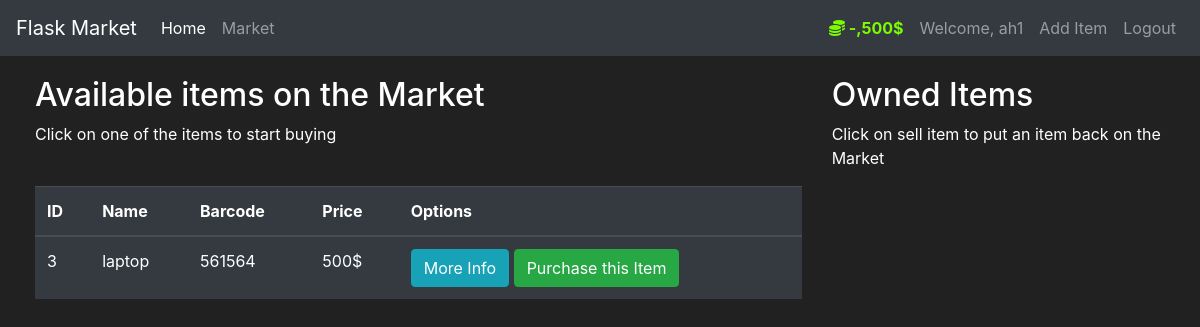
/market (signed in), run on an earlier commit of the app's database.
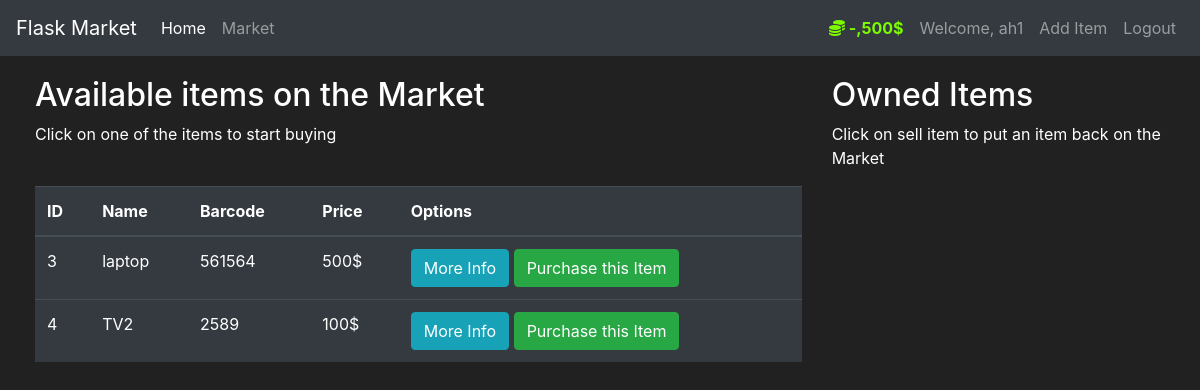
And on a later commit of the database.
### market/models.py (models this page shows, shortened)
class User(db.Model, UserMixin):
    id = db.Column(db.Integer(), primary_key=True)
    username = db.Column(db.String(length=30), nullable=False,unique=True)
    email_address = db.Column(db.String(length=50), nullable=False,unique=True)
    password_hash = db.Column(db.String(length=60),  nullable=False)
    budget =  db.Column(db.Integer(), nullable=False, default=1000)
    items = db.relationship('Item', backref='owned_user', lazy=True) ###### understand #### ##relationship###
    @property
    def prettier_budget(self):
        if len(str(self.budget)) >= 4:
            return f'{str(self.budget)[:-3]},{str(self.budget)[-3:]}$'
        else:
            return f"{self.budget}$"
    @property
    def password(self):
        return self.password

class Item(db.Model):
    id = db.Column(db.Integer(), primary_key=True)
    name = db.Column(db.String(length=30), nullable=False, unique=True)
    price = db.Column(db.Integer(), nullable=False)
    barcode = db.Column(db.String(length=12), nullable=False, unique=True)
    description = db.Column(db.String(length=1024), nullable=False, unique=True)
    owner = db.Column(db.Integer(), db.ForeignKey('user.id'))  ##### understand ##### ##relationship###

### market/routes.py (the view, shortened to what this page needs)
@app.route('/market', methods=['GET', 'POST'])
@login_required
def market_page():
    purchase_form = PurchaseItemForm()
    if request.method == "GET":
        items = Item.query.filter_by(owner=None)
        return render_template('market.html', items=items, purchase_form=purchase_form)

### market/models.py (called while the page is built)
@login_manager.user_loader
def load_user(user_id):
    return User.query.get(int(user_id))

### market/templates/market.html (shortened to what this page needs)
{% extends 'base.html' %}
{% block content %}
<div class="row" style="margin-top:20px; margin-left:20px">
   <div class="col-8">
       <h2>Available items on the Market</h2>
       <p>Click on one of the items to start buying</p>
       <br>
      <table class="table table-hover table-dark">
         <thead>
            <tr>
               <th scope="col">ID</th>
               <th scope="col">Name</th>
               <th scope="col">Barcode</th>
               <th scope="col">Price</th>
               <th scope="col">Options</th>
            </tr>
         </thead>
         <tbody>
            {% for item in items %}
            <tr>
               <td>{{ item.id }}</td>
               <td>{{ item.name }}</td>
               <td>{{ item.barcode }}</td>
               <td>{{ item.price }}$</td>
               <td>
                  <button class="btn btn-outline btn-info" data-toggle="modal" data-target="#Modal-MoreInfo-{{ item.id }}">More Info</button>
                  <button class="btn btn-outline btn-success" data-toggle="modal" data-target="#Modal-PurchaseConfirm-{{ item.id }}">Purchase this Item</button>
               </td>
            </tr>
            {% endfor %}
         </tbody>
      </table>
   </div>
   <div class="col-4">
        <h2>Owned Items</h2>
        <p>Click on sell item to put an item back on the Market</p>
        <br>
   </div>
</div>
{% endblock %}

### market/templates/base.html (shortened to what this page needs)
<!doctype html>
<html lang="en">
   <head>
      <link rel="stylesheet" href="https://cdn.jsdelivr.net/npm/bootstrap@4.5.3/dist/css/bootstrap.min.css">
   </head>
   <body>
    <nav class="navbar navbar-expand-md navbar-dark bg-dark">
      <a class="navbar-brand" href="{{ url_for('home_page') }}">Flask Market</a>
      <div class="collapse navbar-collapse" id="navbarNav">
        <ul class="navbar-nav mr-auto">
            <li class="nav-item active">
                <a class="nav-link" href="{{ url_for('home_page') }}">Home <span class="sr-only">(current)</span></a>
            </li>
            <li class="nav-item">
                <a class="nav-link" href="{{ url_for('market_page') }}">Market</a>
            </li>
        </ul>
          {% if current_user.is_authenticated %}
            <ul class="navbar-nav">
                <li class="nav-item">
                    <a class="nav-link" style="color: lawngreen; font-weight: bold">
                        <i class="fas fa-coins"></i>
                        {{ current_user.prettier_budget }}
                    </a>
                </li>
                <li class="nav-item">
                    <a class="nav-link">Welcome, {{ current_user.username }}</a>
                </li>
                <li class="nav-item">
                    <a class="nav-link" href="{{ url_for('add_item') }}">Add Item</a>
                </li>
                <li class="nav-item">
                    <a class="nav-link" href="{{ url_for('logout_page') }}">Logout</a>
                </li>
            </ul>
          {% endif %}
      </div>
    </nav>
      {% block content %}
      {% endblock %}
   </body>
</html>

### market/templates/base.html (style rules this page uses)
body { background-color: #212121; color: white }

What changed in the data, as far as the page shows it:
added Item: id "4", name "TV2", barcode "2589", price "100"
